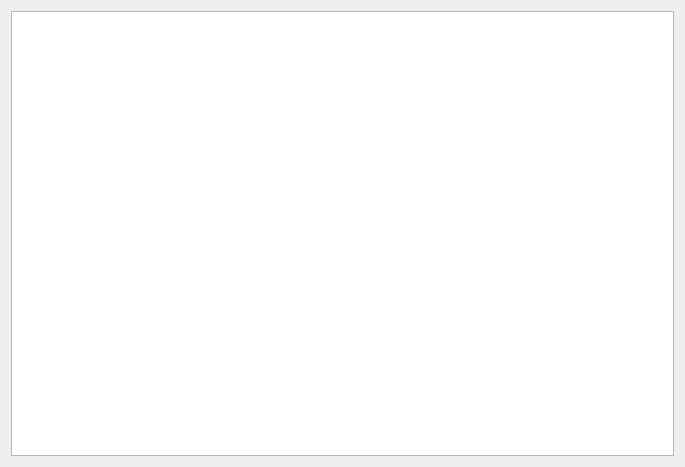
<?xml version="1.0" encoding="UTF-8"?>
<ui version="4.0">
 <class>qacf</class>
 <widget class="QDialog" name="qacf">
  <property name="geometry">
   <rect>
    <x>0</x>
    <y>0</y>
    <width>685</width>
    <height>467</height>
   </rect>
  </property>
  <property name="windowTitle">
   <string>qacf-debug</string>
  </property>
  <property name="windowIcon">
   <iconset resource="src.qrc">
    <normaloff>:/icon/infinity~1.ico</normaloff>:/icon/infinity~1.ico</iconset>
  </property>
  <layout class="QGridLayout" name="gridLayout">
   <item row="0" column="0">
    <widget class="QWchart" name="graphicsView"/>
   </item>
  </layout>
 </widget>
 <customwidgets>
  <customwidget>
   <class>QWchart</class>
   <extends>QGraphicsView</extends>
   <header location="global">qwchart.h</header>
  </customwidget>
 </customwidgets>
 <resources>
  <include location="src.qrc"/>
 </resources>
 <connections/>
</ui>
